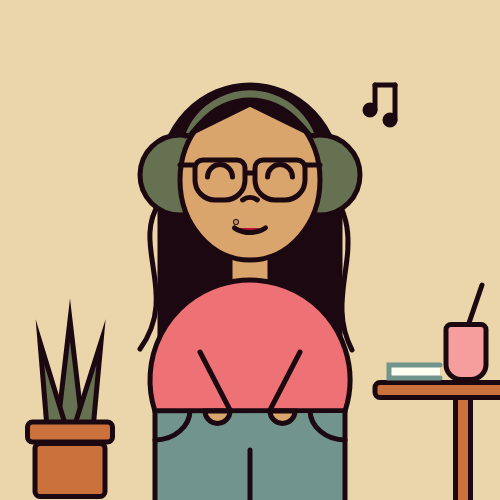
Frame 1 (no input)
Frame 60 (no input): identical to frame 1, image omitted
Frame 120 (the mouse pressed at the canvas centre since frame 60): identical to frame 1, image omitted

The p5.js sketch that drew this single still picture (run headless with seeded random() and noise() and a simulated clock; from frame 60 on, the mouse is pressed at the canvas centre):

// p5.js sketch
// ── sketch.js
// Mary Ashley Tenedor
// ART 151 Assignment 1: Self Portrait

// Colors used in this self portrait are from SARA-98A PALETTE found on https://lospec.com/palette-list/sara-98a

function setup() {
  createCanvas(500, 500);
  //noLoop();
}

function draw() {
  rectMode(CENTER);
  background('#ead6aa');
  
  // define style
  strokeWeight(5);
  stroke('#1c0810');

  // hair
  fill('#1c0810');
  ellipse(250, 180, 180, 190)
  rect(250, 260, 180, 160);
  
  // more hair
  noFill();
  bezier(320, 178, 380, 238, 320, 288, 352, 350);
  bezier(160, 202, 130, 245, 180, 294, 140, 349);
  
  // headphones
  fill('#657150');
  arc(250, 158, 143, 140, 3.46, 5.97, CHORD);
  
  arc(180, 175, 80, 80, 0.79, 5.50, CHORD);
  arc(500-180, 175, 80, 80, 3.14+5.50, 3.14-0.79, CHORD);
  
  // neck and face
  stroke('#1c0810');
  fill('#daa56d');
  
  rect(250, 280, 40, 50);
  ellipse(250, 180, 140, 160)
  
  // more hair
  fill('#1c0810');
  arc(250, 174, 143, 140, 3.77, PI+HALF_PI, CHORD);
  arc(250, 174, 143, 140, PI+HALF_PI, 5.65, CHORD);
  
  // pants
  fill('#71958d')
  rect(250, 457, 345-155, 100);
  line(250, 450, 250, 500);

  arc(155, 410, 70, 60, TWO_PI, HALF_PI, OPEN);
  arc(500-155, 410, 70, 60, HALF_PI, PI, OPEN);
  
  //draw sweater
  fill('#ee7175');
  arc(250, 380, 200, 200, 2.83, 0.31, CHORD);
  
  line(200, 352, 230, 410);
  line(500-200, 352, 500-230, 410);
  
  // draw hands
  fill('#daa56d');
  arc(230-(25/2), 411, 25, 25, TWO_PI, PI, CHORD);
  arc(500-230 + (25/2), 411, 25, 25, TWO_PI, PI, CHORD);
  
  // draw glasses
  noFill();
  rect(220, 180, 50, 40, 8, 8, 20, 20);
  rect(500-220, 180, 50, 40, 8, 8, 20, 20);
  
  line(180, 165, 194, 165);
  line(500-180, 165, 500-194, 165);
  line(247, 173, 253, 173);  
  
  // eyes, nose, mouth, mole
  noFill();
  arc(220, 177, 25, 25, PI, TWO_PI, OPEN);
  arc(500-220, 177, 25, 25, PI, TWO_PI, OPEN);
  
  arc(250, 210, 25, 25, 4.08, 5.34, OPEN);
  
  fill('#b61030');
  arc(250, 220, 40, 25, 0.47, 2.67, OPEN);
  
  fill('#1c0810');
  circle(236, 222, 1)

  // background
  
  // music notes
  
  circle(370, 110, 10)
  circle(390, 120, 10)
  line(375, 110, 375, 85);
  line(395, 120, 395, 85);
  line(375, 85, 395, 85);
  
  // plants
  fill('#657150');
  
  triangle(56, 440, 84, 440, 70, 320);
  triangle(70, 440, 92, 440, 101, 342);
  triangle(70, 440, 48, 440, 40, 342);
  
  fill('#ca713c');
  rect(70, 432, 85, 20, 5);
  rect(70, 470, 70, 53, 5);
  
  // table
  rect(463, 450, 15, 112, 5);
  rect(450, 390, 150, 15, 5);
  
  // drink
  fill('#f69d9d');
  line(482, 285, 458, 355);
  rect(466, 352, 40, 55, 5, 5, 15, 15);
  
  // book
  fill('#fffff2');
  stroke('#71958d')
  beginShape();
  vertex(440, 378);
  vertex(389, 378);
  vertex(389, 365);
  vertex(440, 365);
  endShape();
  
  console.log(mouseX, mouseY);
}
